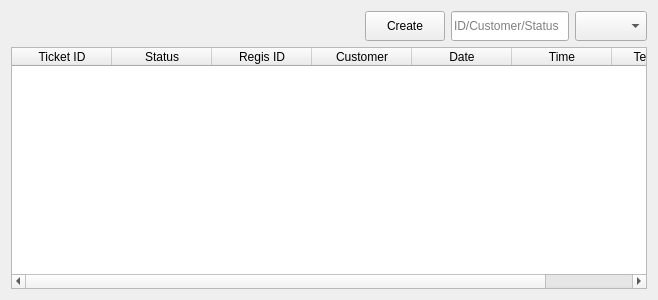
<?xml version="1.0" encoding="UTF-8"?>
<ui version="4.0">
 <class>TicketsTabWidget</class>
 <widget class="QWidget" name="TicketsTabWidget">
  <property name="geometry">
   <rect>
    <x>0</x>
    <y>0</y>
    <width>658</width>
    <height>300</height>
   </rect>
  </property>
  <property name="windowTitle">
   <string>Form</string>
  </property>
  <layout class="QGridLayout" name="gridLayout">
   <item row="0" column="0">
    <layout class="QHBoxLayout" name="horizontalLayout">
     <property name="sizeConstraint">
      <enum>QLayout::SizeConstraint::SetDefaultConstraint</enum>
     </property>
     <item>
      <spacer name="horizontalSpacer">
       <property name="orientation">
        <enum>Qt::Orientation::Horizontal</enum>
       </property>
       <property name="sizeHint" stdset="0">
        <size>
         <width>40</width>
         <height>20</height>
        </size>
       </property>
      </spacer>
     </item>
     <item>
      <spacer name="horizontalSpacer_2">
       <property name="orientation">
        <enum>Qt::Orientation::Horizontal</enum>
       </property>
       <property name="sizeHint" stdset="0">
        <size>
         <width>40</width>
         <height>20</height>
        </size>
       </property>
      </spacer>
     </item>
     <item>
      <spacer name="horizontalSpacer_3">
       <property name="orientation">
        <enum>Qt::Orientation::Horizontal</enum>
       </property>
       <property name="sizeHint" stdset="0">
        <size>
         <width>40</width>
         <height>20</height>
        </size>
       </property>
      </spacer>
     </item>
     <item>
      <widget class="QPushButton" name="createTicketButton">
       <property name="minimumSize">
        <size>
         <width>0</width>
         <height>30</height>
        </size>
       </property>
       <property name="text">
        <string>Create</string>
       </property>
      </widget>
     </item>
     <item>
      <widget class="QLineEdit" name="filterLineEdit">
       <property name="minimumSize">
        <size>
         <width>0</width>
         <height>30</height>
        </size>
       </property>
       <property name="placeholderText">
        <string>ID/Customer/Status</string>
       </property>
      </widget>
     </item>
     <item>
      <widget class="QComboBox" name="filterComboBox">
       <property name="minimumSize">
        <size>
         <width>0</width>
         <height>30</height>
        </size>
       </property>
       <property name="placeholderText">
        <string>Filter</string>
       </property>
      </widget>
     </item>
    </layout>
   </item>
   <item row="1" column="0">
    <widget class="QTableWidget" name="ticketsTable">
     <property name="rowCount">
      <number>0</number>
     </property>
     <property name="columnCount">
      <number>7</number>
     </property>
     <column>
      <property name="text">
       <string>Ticket ID</string>
      </property>
     </column>
     <column>
      <property name="text">
       <string>Status</string>
      </property>
     </column>
     <column>
      <property name="text">
       <string>Regis ID</string>
      </property>
     </column>
     <column>
      <property name="text">
       <string>Customer</string>
      </property>
     </column>
     <column>
      <property name="text">
       <string>Date</string>
      </property>
     </column>
     <column>
      <property name="text">
       <string>Time</string>
      </property>
     </column>
     <column>
      <property name="text">
       <string>Technician</string>
      </property>
     </column>
    </widget>
   </item>
  </layout>
 </widget>
 <resources/>
 <connections/>
</ui>
